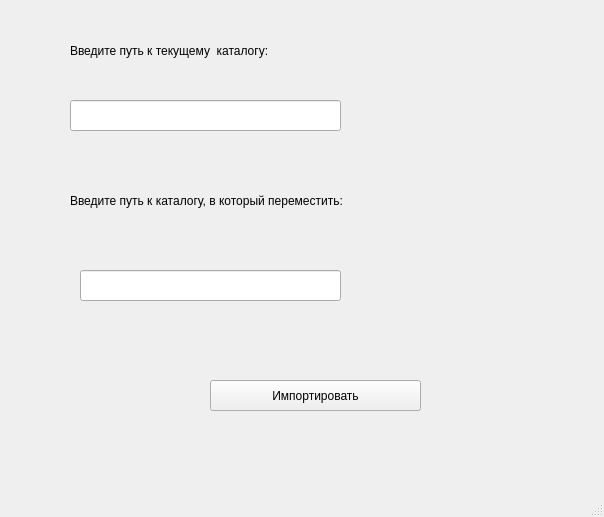
<?xml version="1.0" encoding="UTF-8"?>
<ui version="4.0">
 <class>MainWindow</class>
 <widget class="QMainWindow" name="MainWindow">
  <property name="geometry">
   <rect>
    <x>0</x>
    <y>0</y>
    <width>604</width>
    <height>517</height>
   </rect>
  </property>
  <property name="windowTitle">
   <string>MainWindow</string>
  </property>
  <widget class="QWidget" name="centralwidget">
   <widget class="QLabel" name="label">
    <property name="geometry">
     <rect>
      <x>70</x>
      <y>20</y>
      <width>251</width>
      <height>61</height>
     </rect>
    </property>
    <property name="baseSize">
     <size>
      <width>100</width>
      <height>100</height>
     </size>
    </property>
    <property name="text">
     <string>Введите путь к текущему  каталогу:</string>
    </property>
   </widget>
   <widget class="QPushButton" name="pushButton">
    <property name="geometry">
     <rect>
      <x>210</x>
      <y>380</y>
      <width>211</width>
      <height>31</height>
     </rect>
    </property>
    <property name="text">
     <string>Импортировать</string>
    </property>
   </widget>
   <widget class="QLabel" name="label_2">
    <property name="geometry">
     <rect>
      <x>70</x>
      <y>170</y>
      <width>321</width>
      <height>61</height>
     </rect>
    </property>
    <property name="baseSize">
     <size>
      <width>100</width>
      <height>100</height>
     </size>
    </property>
    <property name="text">
     <string>Введите путь к каталогу, в который переместить:</string>
    </property>
   </widget>
   <widget class="QLineEdit" name="lineEdit">
    <property name="geometry">
     <rect>
      <x>70</x>
      <y>100</y>
      <width>271</width>
      <height>31</height>
     </rect>
    </property>
   </widget>
   <widget class="QLineEdit" name="lineEdit_2">
    <property name="geometry">
     <rect>
      <x>80</x>
      <y>270</y>
      <width>261</width>
      <height>31</height>
     </rect>
    </property>
   </widget>
   <widget class="QLabel" name="label_3">
    <property name="geometry">
     <rect>
      <x>280</x>
      <y>440</y>
      <width>55</width>
      <height>16</height>
     </rect>
    </property>
    <property name="text">
     <string/>
    </property>
   </widget>
  </widget>
  <widget class="QMenuBar" name="menubar">
   <property name="geometry">
    <rect>
     <x>0</x>
     <y>0</y>
     <width>604</width>
     <height>26</height>
    </rect>
   </property>
  </widget>
  <widget class="QStatusBar" name="statusbar"/>
 </widget>
 <resources/>
 <connections/>
</ui>
